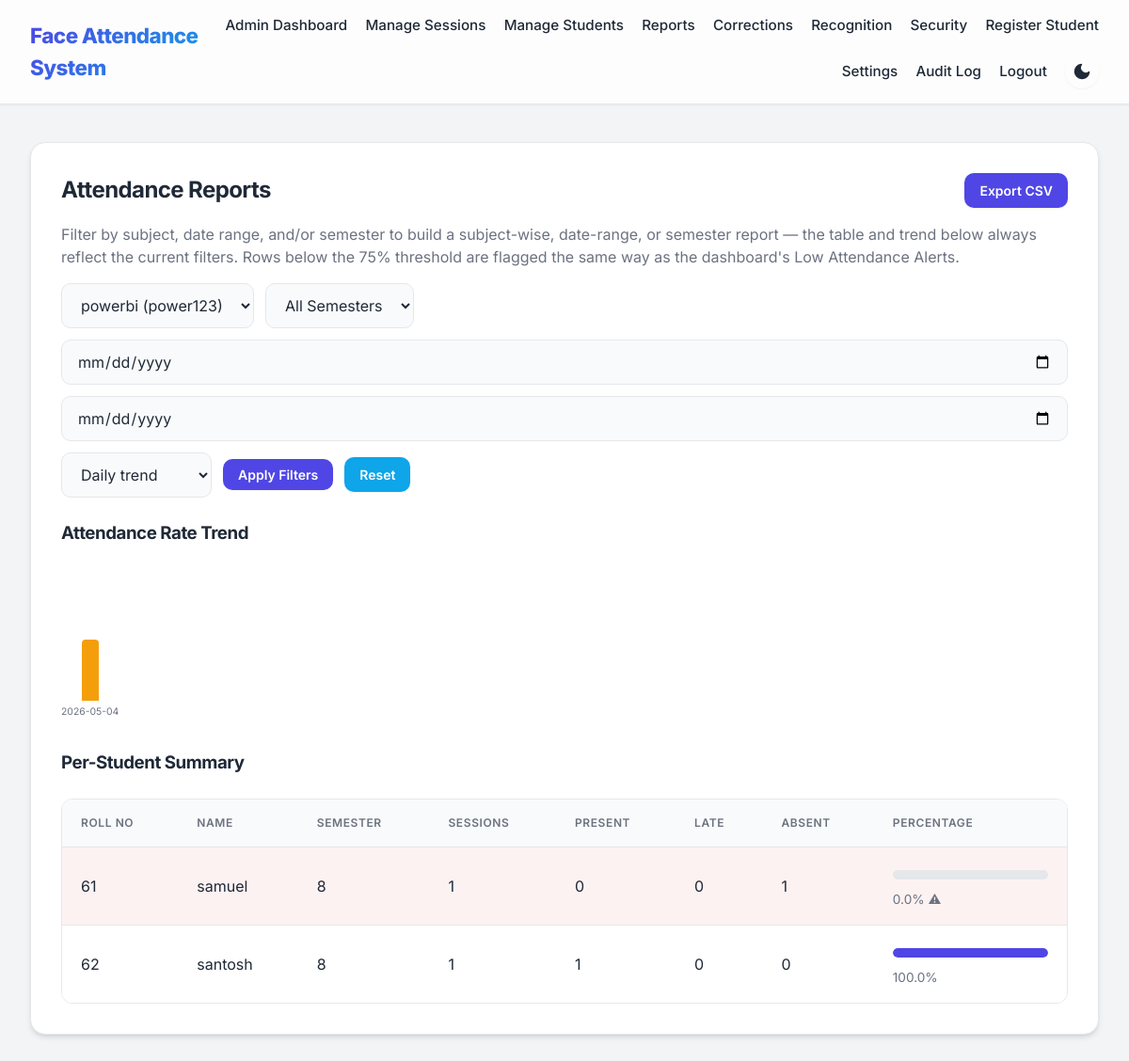
/admin/reports?subject_id=4 (signed in), run on the app's committed database.
### tables this page shows
CREATE TABLE students(
        id INTEGER PRIMARY KEY,
        name TEXT,
        roll_no TEXT,
        branch TEXT,
        semester TEXT,
        photo_count INTEGER DEFAULT 0
    , password TEXT, attendance_security_failures INTEGER DEFAULT '0', attendance_locked_until TEXT);

### app.py (the view)
@app.route('/admin/reports')
def admin_reports():
    if not session.get('admin_user'):
        return redirect(url_for('login'))
    subjects = query_db('SELECT * FROM subjects ORDER BY name')
    semesters = [r['semester'] for r in query_db('SELECT DISTINCT semester FROM students WHERE semester IS NOT NULL ORDER BY semester')]
    subject_id = request.args.get('subject_id') or None
    semester = request.args.get('semester') or None
    granularity = request.args.get('granularity', 'day')
    if granularity not in ('day', 'week', 'month'):
        granularity = 'day'
    def _parse_input_date(field):
        raw = request.args.get(field)
        if not raw:
            return None
        try:
            return datetime.strptime(raw, '%Y-%m-%d').date()
        except ValueError:
            return None
    start_date = _parse_input_date('start_date')
    end_date = _parse_input_date('end_date')
    report_rows, trend = _compute_attendance_report(subject_id=subject_id, start_date=start_date, end_date=end_date,
                                                      semester=semester, trend_granularity=granularity)
    return render_template('admin_reports.html', report_rows=report_rows, trend=trend, subjects=subjects,
                            semesters=semesters, threshold=cfg.LOW_ATTENDANCE_THRESHOLD_PERCENT,
                            filters={
                                'subject_id': subject_id, 'semester': semester, 'granularity': granularity,
                                'start_date': request.args.get('start_date', ''), 'end_date': request.args.get('end_date', ''),
                            })

### app.py (called while the page is built, shortened)
@app.before_request
def _assign_request_id():
    inbound = request.headers.get(_REQUEST_ID_HEADER)
    if inbound and 0 < len(inbound) <= _MAX_INBOUND_REQUEST_ID_LEN:
        g.request_id = inbound
    else:
        g.request_id = uuid.uuid4().hex
    g.request_start_time = time.monotonic()

def get_db_connection():
    conn = sqlite3.connect(DATABASE_PATH)
    conn.row_factory = sqlite3.Row
    return conn

def query_db(query, args=(), one=False):
    conn = get_db_connection()
    cursor = conn.execute(query, args)
    rows = cursor.fetchall()
    conn.close()
    return rows[0] if one and rows else rows

def _record_request_metric(endpoint, method, status_code, duration_ms):
    status_class = f'{status_code // 100}xx'
    with _METRICS_LOCK:
        _metrics_http_requests_total[(endpoint or 'unknown', method, status_class)] += 1
        if duration_ms is not None:
            _metrics_http_request_duration_sum[endpoint or 'unknown'] += duration_ms / 1000.0
            _metrics_http_request_duration_count[endpoint or 'unknown'] += 1

def _attendance_counts_as_present(status):
    return status == 'Present' or (status == 'Late' and cfg.LATE_COUNTS_AS_PRESENT)

def _parse_session_date(date_str):
    try:
        return datetime.strptime(date_str, '%d-%m-%Y').date()
    except (ValueError, TypeError):
        return None

@app.before_request
def restrict_access():
    allowed_routes = ['home', 'login', 'student_login', 'student_register', 'static', 'test_image', 'get_active_sessions']
    if request.endpoint in allowed_routes or not request.endpoint:
        return
    if request.path.startswith('/admin/') and session.get('user_type') != 'admin':
        flash('Admin access required', 'error')
        return redirect(url_for('login'))

### logging_config.py (called while the page is built)
    def filter(self, record):
        request_id = None
        if has_request_context():
            request_id = getattr(g, 'request_id', None)
        record.request_id = request_id
        return True

### templates/admin_reports.html (shortened to what this page needs)
{% extends 'base.html' %}
{% block content %}
<div class="card wide-card">
    <div style="display: flex; justify-content: space-between; align-items: center; flex-wrap: wrap; gap: 0.75rem;">
        <h2 style="margin: 0;">Attendance Reports</h2>
        <a href="{{ url_for('export_attendance_report', subject_id=filters.subject_id, semester=filters.semester, start_date=filters.start_date, end_date=filters.end_date) }}" class="button small">Export CSV</a>
    </div>
    <p style="color: var(--muted);">
        Filter by subject, date range, and/or semester to build a subject-wise, date-range, or semester report — the
        table and trend below always reflect the current filters. Rows below the {{ threshold }}% threshold are
        flagged the same way as the dashboard's Low Attendance Alerts.
    </p>
    <form method="get" class="inline-form" style="flex-wrap: wrap; gap: 0.75rem; margin-bottom: 1.5rem;">
        <select name="subject_id">
            {% for subj in subjects %}
            <option value="{{ subj.id }}" {{ 'selected' if filters.subject_id|string == subj.id|string else '' }}>{{ subj.name }} ({{ subj.code }})</option>
            {% endfor %}
        </select>
        <select name="semester">
            <option value="">All Semesters</option>
        </select>
        <input type="date" name="start_date" value="{{ filters.start_date }}" title="Start date">
        <input type="date" name="end_date" value="{{ filters.end_date }}" title="End date">
        <select name="granularity">
            <option value="day" {{ 'selected' if filters.granularity == 'day' else '' }}>Daily trend</option>
        </select>
        <button type="submit" class="button small">Apply Filters</button>
        <a href="{{ url_for('admin_reports') }}" class="button small secondary">Reset</a>
    </form>
    <h3>Attendance Rate Trend</h3>
    {% if trend %}
    <div class="trend-chart">
        {% for point in trend %}
        <div class="trend-bar-wrap" title="{{ point.label }}: {{ point.percentage }}%">
            <div class="trend-bar {% if point.percentage < 50 %}danger{% elif point.percentage < threshold %}warning{% endif %}" style="height: {{ point.percentage }}%;"></div>
            <span class="trend-label">{{ point.label }}</span>
        </div>
        {% endfor %}
    </div>
    {% else %}
    <p>No sessions match these filters.</p>
    {% endif %}
    <h3 style="margin-top: 2rem;">Per-Student Summary</h3>
    {% if report_rows %}
    <div class="table-container" style="overflow-x: auto;">
        <table>
            <thead>
                <tr>
                    <th>Roll No</th>
                    <th>Name</th>
                    <th>Semester</th>
                    <th>Sessions</th>
                    <th>Present</th>
                    <th>Late</th>
                    <th>Absent</th>
                    <th>Percentage</th>
                </tr>
            </thead>
            <tbody>
                {% for row in report_rows %}
                <tr {% if row.below_threshold %}style="background: rgba(220, 38, 38, 0.06);"{% endif %}>
                    <td>{{ row.roll_no }}</td>
                    <td>{{ row.name }}</td>
                    <td>{{ row.semester }}</td>
                    <td>{{ row.total_sessions }}</td>
                    <td>{{ row.present }}</td>
                    <td>{{ row.late }}</td>
                    <td>{{ row.absent }}</td>
                    <td style="min-width: 160px;">
                        <div class="meter" title="{{ row.percentage }}%">
                            <div class="meter-fill {% if row.below_threshold %}danger{% elif row.percentage < 90 %}warning{% endif %}" style="width: {{ row.percentage }}%;"></div>
                        </div>
                        <span style="font-size: 0.85rem; color: var(--muted);">{{ row.percentage }}%{% if row.below_threshold %} ⚠{% endif %}</span>
                    </td>
                </tr>
                {% endfor %}
            </tbody>
        </table>
    </div>
    {% else %}
    <p>No data for the current filters.</p>
    {% endif %}
</div>
{% endblock %}

### static/styles.css (style rules this page uses)
:root { --bg: #f3f4f6; --card: #ffffff; --text: #1f2937; --muted: #6b7280; --primary: #4f46e5; --primary-hover: #4338ca; --accent: #0ea5e9; --accent-hover: #0284c7; --danger: #ef4444; --danger-hover: #dc2626; --border: #e5e7eb; --shadow-sm: 0 1px 2px 0 rgb(0 0 0 / 0.05); --shadow-md: 0 4px 6px -1px rgb(0 0 0 / 0.1), 0 2px 4px -2px rgb(0 0 0 / 0.1); --shadow-lg: 0 10px 15px -3px rgb(0 0 0 / 0.1), 0 4px 6px -4px rgb(0 0 0 / 0.1); --nav-bg: rgba(255, 255, 255, 0.8); --input-bg: #f9fafb; }
* { box-sizing: border-box; }
body { margin: 0; font-family: 'Inter', -apple-system, BlinkMacSystemFont, "Segoe UI", Roboto, Helvetica, Arial, sans-serif; background: var(--bg); color: var(--text); line-height: 1.5; transition: background-color 0.3s ease, color 0.3s ease; }
.card { background: var(--card); border: 1px solid var(--border); border-radius: 16px; padding: 2rem; margin-bottom: 2rem; box-shadow: var(--shadow-md); transition: transform 0.2s ease, box-shadow 0.2s ease; }
.wide-card { width: 100%; }
.card h2, .card h3 { margin-top: 0; margin-bottom: 1.5rem; color: var(--text); font-weight: 700; letter-spacing: -0.025em; }
input, select { width: 100%; padding: 0.75rem 1rem; border: 1px solid var(--border); border-radius: 10px; background: var(--input-bg); color: var(--text); font-family: inherit; font-size: 1rem; transition: border-color 0.2s ease, box-shadow 0.2s ease; }
::placeholder { color: var(--muted); opacity: 0.8; }
button, .button { display: inline-block; border: none; background: var(--primary); color: #ffffff; padding: 0.75rem 1.5rem; border-radius: 10px; cursor: pointer; font-weight: 600; font-size: 1rem; font-family: inherit; text-align: center; text-decoration: none; transition: background-color 0.2s ease, transform 0.1s ease, box-shadow 0.2s ease; box-shadow: var(--shadow-sm); }
.button.secondary { background: var(--accent); }
.button.small { padding: 0.5rem 1rem; font-size: 0.875rem; }
.capture-controls, .session-actions, .inline-form { display: flex; align-items: center; gap: 1rem; flex-wrap: wrap; margin-top: 1rem; }
.table-container { overflow-x: auto; border-radius: 12px; border: 1px solid var(--border); }
table { width: 100%; border-collapse: collapse; background: var(--card); }
table th, table td { padding: 1rem 1.25rem; border-bottom: 1px solid var(--border); text-align: left; }
table th { background: var(--input-bg); font-weight: 600; color: var(--muted); text-transform: uppercase; font-size: 0.75rem; letter-spacing: 0.05em; }
table tr:last-child td { border-bottom: none; }
.inline-form select, .inline-form button { width: auto; margin-top: 0; }
.meter { width: 100%; height: 10px; border-radius: 6px; background: var(--border, #e5e7eb); overflow: hidden; margin: 0.5rem 0; }
.meter-fill { height: 100%; border-radius: 6px; background: var(--primary); transition: width 0.3s ease; }

### templates/admin_reports.html (style rules this page uses)
.trend-chart { display: flex; align-items: flex-end; gap: 0.5rem; height: 160px; padding: 0.5rem 0 0; overflow-x: auto; }
.trend-bar-wrap { display: flex; flex-direction: column; justify-content: flex-end; align-items: center; min-width: 28px; height: 130px; }
.trend-bar { width: 18px; background: #10b981; border-radius: 4px 4px 0 0; min-height: 2px; }
.trend-bar.warning { background: #f59e0b; }
.trend-label { font-size: 0.65rem; color: var(--muted); margin-top: 0.25rem; white-space: nowrap; }

### data on the page
students: roll_no "61", name "samuel", semester "8", total_sessions "1", present "0", late "0", absent "1", percentage "0.0"
students: roll_no "62", name "santosh", semester "8", total_sessions "1", present "1", late "0", absent "0", percentage "100.0"

### other printed values
{{ threshold }} "75"
{{ point.label }} "2026-05-04"
form field subject_id "powerbi (power123)"
